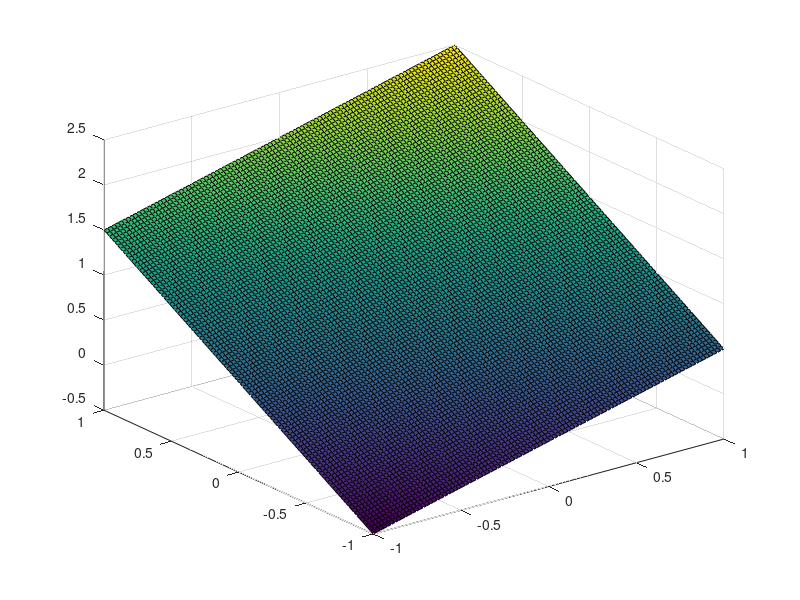
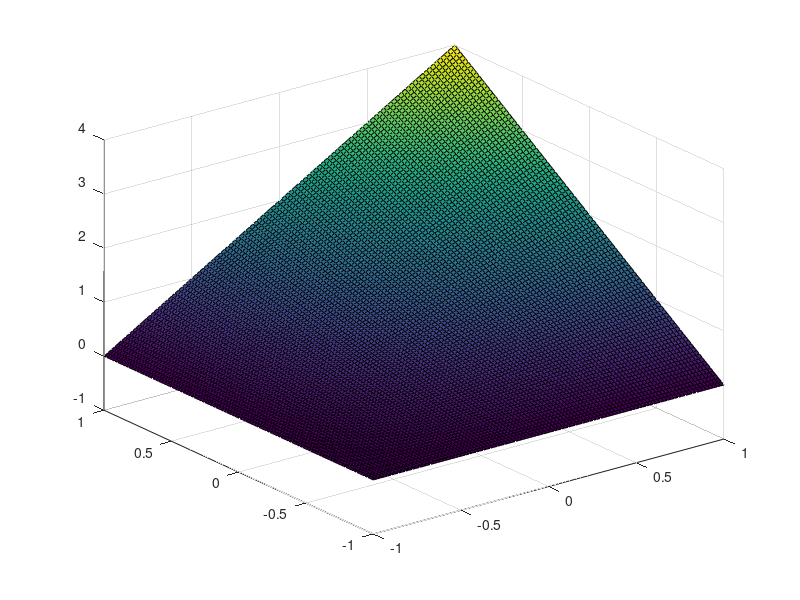
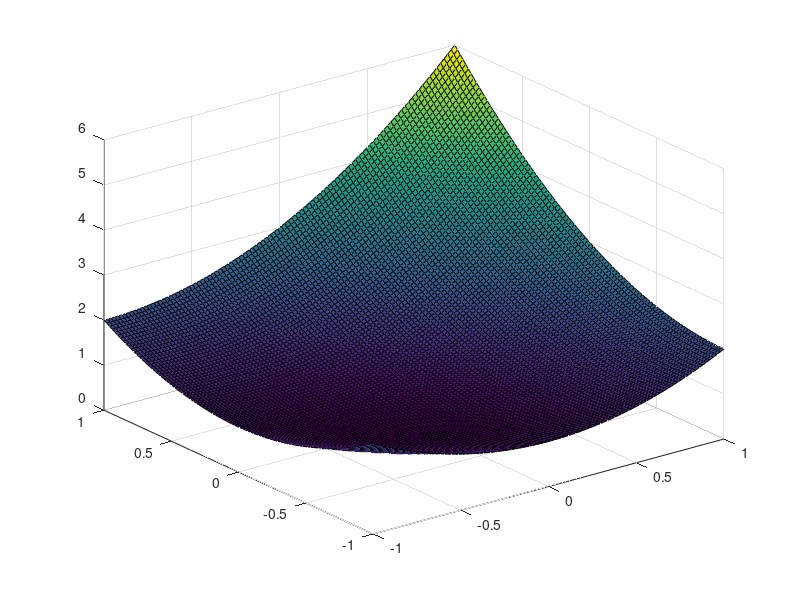

MATLAB code to generate these figures, in order:
% examples of different linear models (plane, plane+interactions,
% quadratic)
clear all; close all;
%addpath ../doe_mfiles
addpath ./rstools

% 1) just a plane

b=[1 0.5 1]';  % coefficients for the model
x1=linspace(-1,1); x2=linspace(-1,1);

[X1,X2]=meshgrid(x1,x2);
X=[ones(numel(X1),1) X1(:) X2(:)];

y=X*b;
Y=reshape(y,length(x1),length(x2));
figure;
surf(X1,X2,Y);

% 2) plane + interactions
b=[1 1 1 1]';
X=[X X1(:).*X2(:)];
y=X*b;
Y=reshape(y,length(x1),length(x2));
figure;
surf(X1,X2,Y);

% 3) full quadratic
b=[1 1 1 1 1 1]';
X=[X X1(:).^2 X2(:).^2];
y=X*b;
Y=reshape(y,length(x1),length(x2));
figure;
surf(X1,X2,Y);